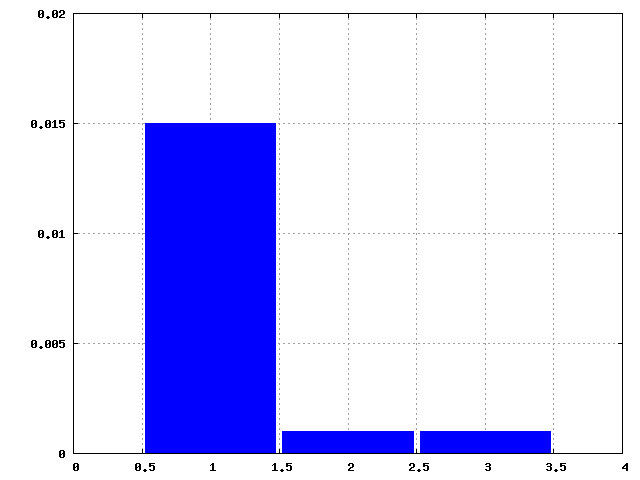

Write the gnuplot code that produced this figure.
set terminal png
set grid
set style data histogram
set style fill solid border
set xrange [0:4]
set yrange [0:0.02]
set boxwidth 0.95 relative
plot 'single.txt' \
	with boxes \
	lt rgb "blue" \
	notitle
